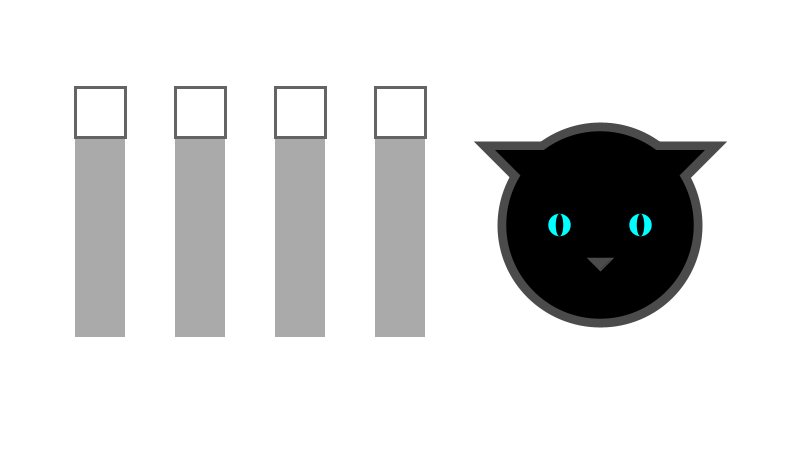
Frame 1 (no input)
Frame 60 (the mouse pressed at the canvas centre just before this capture): identical to frame 1, image omitted
Frame 120 (the mouse held since frame 60 and released just before this capture): identical to frame 1, image omitted

The Processing sketch that drew this single still picture (run headless with seeded random() and noise(); from frame 60 on, the mouse is pressed at the canvas centre):

// Processing sketch: processing_185066
// ── processing_185066.pde

Slider slide01, slide02, slide03, slide04;

void setup(){
  size(800,450);
  background(255);
  smooth();
  
  slide01 = new Slider(width/8,height/4,50,250);
  slide02 = new Slider((width/8)*2,height/4,50,250);
  slide03 = new Slider((width/8)*3,height/4,50,250);
  slide04 = new Slider((width/8)*4,height/4,50,250);
  
}

void draw(){
  
  background(255);
  
  slide01.update();
  slide01.display();
  
  slide02.update();
  slide02.display();
  
  slide03.update();
  slide03.display();
  
  slide04.update();
  slide04.display();

  float v1 = map(slide01.value,0,255,100,50);
  float v2 = map(slide02.value,0,255,0,100);
  float v3 = map(slide03.value,0,255,0,100);
  float v4 = map(slide04.value,0,255,1,15);

//use sliders
 fill(slide03.value);
// strokeWeight(map(slide04.value,0,255,1,10));
 kittyHead(width-(width/4),height/2,v1,v2,v3,v4);


}


void kittyHead(float x, float y, float e, float c, float s, float b){ 

  pushMatrix();
  translate(x,y);
  scale(1.5);
  colorMode(HSB, 100);
  fill(c,s,300-s*3);
  colorMode(RGB,255);
  stroke(75);
  strokeWeight(12);
  ellipse(0,0,125,125);
  triangle(-70,-e,-30,-50,-50,-30);
  triangle(70,-e,30,-50,50,-30);
  
  noStroke();
  ellipse(0,0,125,125);
  triangle(-70,-e,-30,-50,-50,-30);
  triangle(70,-e,30,-50,50,-30);
  
  colorMode(HSB, 100);
  fill(c/2,c,100);
  colorMode(RGB,255);
  ellipse(-27,0,15,b);
  ellipse(27,0,15,b);
  
  fill(0);
  ellipse(-27,0,5,b);
  ellipse(27,0,5,b);
  
  stroke(75);
  strokeWeight(1);
  fill(75);
  triangle(-8,22,0,30,8,22);
  
  popMatrix();
  noStroke();

  
}

class Slider{
  
float sliderX;
float sliderY;
float sliderSize;
float posX,posY;
float sWidth;
float sHeight;

float value;

float dir;
  
  Slider(float x, float y, float w, float h){

  sliderX = x;        //SLIDER H POSITION
  sliderY = y;       //SLIDER V POSITION
  sliderSize = w;
  
  posX = sliderX;
  posY = sliderY;
  
  value = 0;
  
  sWidth = w;
  sHeight = h;
  
  }
  
  void update(){
    
    
    
    
  
  if(mousePressed && dist(mouseX,mouseY,sliderX,sliderY)<sliderSize){    
  
   sliderY = mouseY;
  

  sliderSize = sWidth*3;
  
  }
  
  else{
    sliderSize = sWidth;
    
  
  }
  
  if(sliderY < posY){
    sliderY = posY;
    dir = 0;
  }
  if(sliderY > (posY+sHeight)-sWidth){
    sliderY = (posY+sHeight)-sWidth;
    dir=0;
  }
  
  println(dir);
    
  if(dist(mouseX,mouseY,sliderX,sliderY)<sWidth){    
  cursor(HAND);
  }else{
    cursor(ARROW);
  }
    
    value = map((sliderY-posY),0,sHeight-sWidth,255,0);
    
    
    
  }

  
  void display(){
    
  noStroke();  
  strokeWeight(3);
  fill(value/1.5);
  rect(posX-(sWidth/2),posY-(sWidth/2),sWidth,sHeight);
  fill(255);
  stroke(100);
  rect(sliderX-(sWidth/2),sliderY-(sWidth/2),sWidth,sWidth); 
    
  }
  
  
  
  
}
